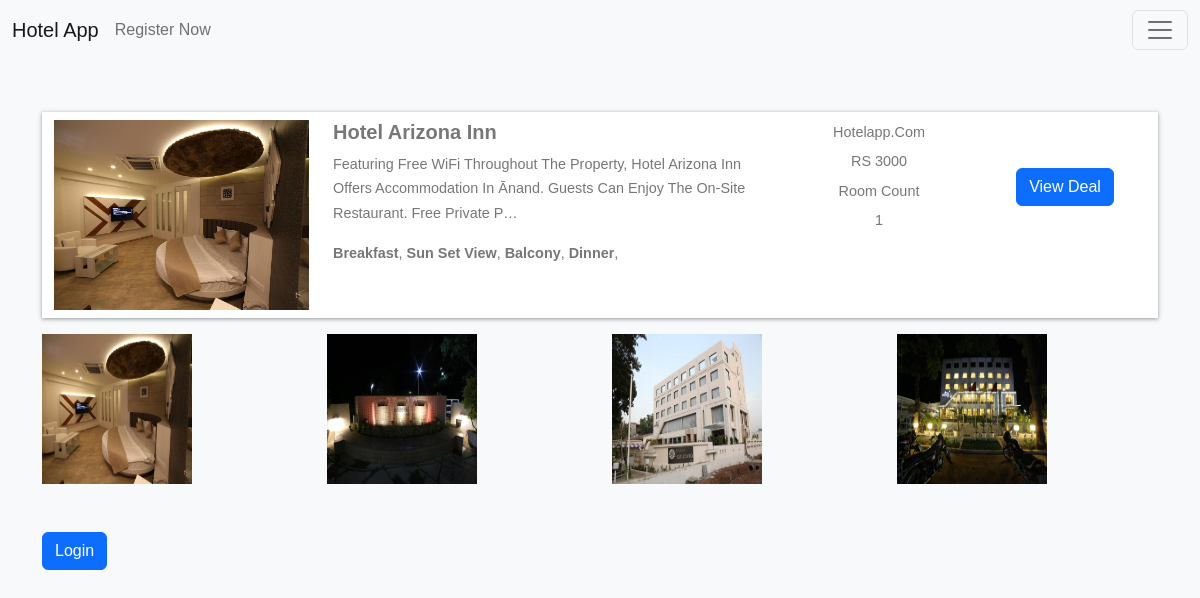
/hotel-detail/d25d5e6f0a09403585171c74890a771d/, run on the app's committed database.
### home/models.py (models this page shows, shortened)
class BaseModel(models.Model):
    uid = models.UUIDField(default=uuid.uuid4   , editable=False , primary_key=True)
    created_at = models.DateField(auto_now_add=True)
    updated_at = models.DateField(auto_now_add=True)
    class Meta:
        abstract = True

class Hotel(BaseModel):
    hotel_name= models.CharField(max_length=100)
    hotel_price = models.IntegerField()
    description = models.TextField()
    amenities = models.ManyToManyField(Amenities)
    room_count = models.IntegerField(default=10)

class HotelImages(BaseModel):
    hotel= models.ForeignKey(Hotel ,related_name="images", on_delete=models.CASCADE)
    images = models.ImageField(upload_to="hotels")

class Amenities(BaseModel):
    amenity_name = models.CharField(max_length=100)

### home/views.py (the view, shortened to what this page needs)
# urls.py: path('hotel-detail/<uid>/' , hotel_detail , name="hotel_detail"),
def hotel_detail(request,uid):
    hotel_obj = Hotel.objects.get(uid = uid)
    return render(request , 'hotel_detail.html' ,{
        'hotels_obj' :hotel_obj
    })

### home/templates/hotel_detail.html
{% extends "base.html" %}
{%  block start %}
<div class="container mt-5 pt-5">
    <div class="row search-card-result">
        <div class="col-md-3">
        <a href="/hotel-detail/{{hotels_obj.uid}}">
            <img class="img-fluid" src="/media/{{hotels_obj.images.first.images}}" alt="Card image cap">
        </a></div>
        <div class="col-md-5">
            <h5>{{hotels_obj.hotel_name}}</h5>
            <p>
                {{hotels_obj.description|truncatechars:150}}
            </p>
            <p>
                {%for amenitie in hotels_obj.amenities.all %}
                <b>{{amenitie.amenity_name}}</b>,
                {% endfor %}
            </p>
        </div>
        <div class="col-md-2 border-left text-center more-offers">
            <p>hotelapp.com</p>
            <p>RS {{hotels_obj.hotel_price}}</p>
            <p>Room Count</p>
            <p>{{hotels_obj.room_count}}</p>
        </div>
        <div class="col-md-2 border-left text-center more-offers">
        <a href="/payment/" class="btn btn-primary mt-5 " target="_blank">View deal</a></div>
    </div>
    <div class="row">
        {% for image in hotels_obj.images.all %}
        <div class="col-md-3">
            <img src="/media/{{image.images}}" style="height: 150px ; width:150px">
        </div>
        {% endfor %}
    </div>
    {% if request.user.is_authenticated %}
    <div class="filter-card">
        <h5>Book Hotel</h5>
        {%include "messages.html"%}
        <form method="post">
            {% csrf_token %}
            <div class="row form-group">
                <div class="col-md-12">
                    <label for="mintopay">Check in</label>
                    <p>
                        <input type="date" name="checkin" id="checkin" class="form-control">
                    </p>
                </div>
                <div class="col-md-12">
                    <label for="maxtopay">Check out</label>
                    <p>
                        <input type="date" name="checkout" id="checkout" class="form-control">
                    </p>
                </div>
            </div>
            <div class="row form-group">
                <div class="col-md-12">
                    <input type="submit" class="btn btn-primary btn-block" value="Book">
                </div>
            </div>
        </form>
    </div>
    {% else %}
    <a href="/login/" class="btn btn-primary mt-5 ">Login</a>
    {% endif %}
</div>
{% endblock %}

### home/templates/base.html (style rules this page uses)
body { font-family: "Lato", Arial, sans-serif; font-weight: 400; font-size: 16px; line-height: 1.7; background: #fff; color: #777; }
.search-card-result { box-shadow: 0px 1px 4px rgba(41, 51, 57, 0.5); margin: 1rem 0; padding: 0.5rem 0; background-color: #fff; }
.search-card-result img { height: 190px; }
.search-card-result h5 { font-style: 1.1rem; font-weight: 700; }
.search-card-result p { font-size: 0.9rem; }
.search-card-result .more-offers p { margin-bottom: 0.3rem; }
.text-center { text-align: center!important; }
* { font-family: 'Poppins', sans-serif; margin:0; padding:0; box-sizing: border-box; outline: none; border:none; text-transform: capitalize; transition: all .2s linear; }
body { font-family: Arial, Helvetica, sans-serif; }
* { box-sizing: border-box; }

### data on the page
Hotel: images.first.images (picture), hotel_name "Hotel Arizona Inn", description "Featuring Free WiFi Throughout The Property, Hotel Arizona Inn Offers Accommodation In Ānand. Guests Can Enjoy The On-Site Restaurant. Free Private P…", hotel_price "3000", room_count "1"
Amenities: amenity_name "Breakfast"
Amenities: amenity_name "Sun Set View"
Amenities: amenity_name "Balcony"
Amenities: amenity_name "Dinner"
HotelImages: images (picture)
HotelImages: images (picture)
HotelImages: images (picture)
HotelImages: images (picture)
